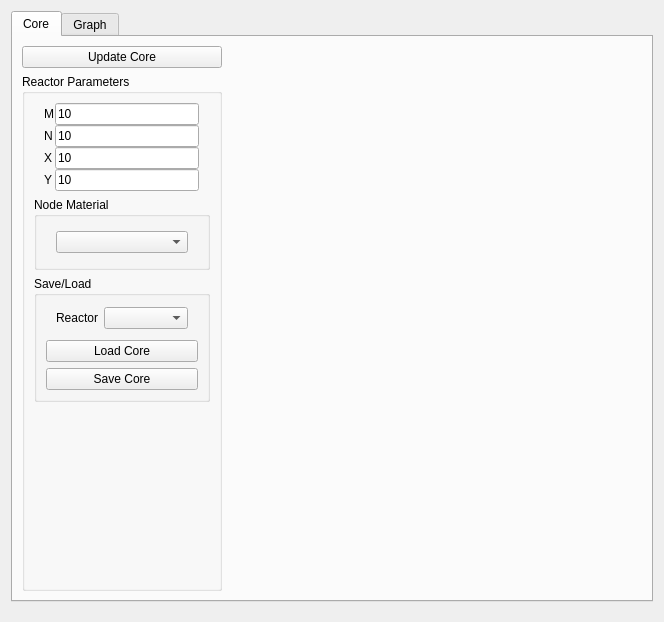
<?xml version="1.0" encoding="UTF-8"?>
<ui version="4.0">
 <class>Core</class>
 <widget class="QWidget" name="Core">
  <property name="geometry">
   <rect>
    <x>0</x>
    <y>0</y>
    <width>664</width>
    <height>622</height>
   </rect>
  </property>
  <property name="windowTitle">
   <string>Form</string>
  </property>
  <layout class="QHBoxLayout" name="horizontalLayout_5">
   <property name="bottomMargin">
    <number>20</number>
   </property>
   <item>
    <widget class="QTabWidget" name="tabWidget">
     <property name="layoutDirection">
      <enum>Qt::LeftToRight</enum>
     </property>
     <property name="currentIndex">
      <number>0</number>
     </property>
     <widget class="QWidget" name="coreTab">
      <attribute name="title">
       <string>Core</string>
      </attribute>
      <layout class="QHBoxLayout" name="horizontalLayout_4">
       <item>
        <layout class="QVBoxLayout" name="verticalLayout_3">
         <property name="sizeConstraint">
          <enum>QLayout::SetDefaultConstraint</enum>
         </property>
         <item>
          <widget class="QPushButton" name="updateCorePushButton">
           <property name="sizePolicy">
            <sizepolicy hsizetype="Preferred" vsizetype="Fixed">
             <horstretch>0</horstretch>
             <verstretch>0</verstretch>
            </sizepolicy>
           </property>
           <property name="maximumSize">
            <size>
             <width>200</width>
             <height>16777215</height>
            </size>
           </property>
           <property name="text">
            <string>Update Core</string>
           </property>
          </widget>
         </item>
         <item>
          <widget class="QGroupBox" name="groupBox">
           <property name="sizePolicy">
            <sizepolicy hsizetype="Preferred" vsizetype="Expanding">
             <horstretch>0</horstretch>
             <verstretch>0</verstretch>
            </sizepolicy>
           </property>
           <property name="maximumSize">
            <size>
             <width>200</width>
             <height>16777215</height>
            </size>
           </property>
           <property name="title">
            <string>Reactor Parameters</string>
           </property>
           <layout class="QVBoxLayout" name="verticalLayout_2">
            <item>
             <widget class="QWidget" name="sizeFormWidget" native="true">
              <property name="enabled">
               <bool>true</bool>
              </property>
              <property name="sizePolicy">
               <sizepolicy hsizetype="Preferred" vsizetype="Preferred">
                <horstretch>0</horstretch>
                <verstretch>0</verstretch>
               </sizepolicy>
              </property>
              <layout class="QFormLayout" name="formLayout">
               <property name="fieldGrowthPolicy">
                <enum>QFormLayout::AllNonFixedFieldsGrow</enum>
               </property>
               <property name="horizontalSpacing">
                <number>1</number>
               </property>
               <property name="verticalSpacing">
                <number>0</number>
               </property>
               <property name="leftMargin">
                <number>10</number>
               </property>
               <property name="topMargin">
                <number>0</number>
               </property>
               <property name="rightMargin">
                <number>11</number>
               </property>
               <property name="bottomMargin">
                <number>0</number>
               </property>
               <item row="0" column="0">
                <widget class="QLabel" name="mNodesLabel">
                 <property name="text">
                  <string>M</string>
                 </property>
                </widget>
               </item>
               <item row="0" column="1">
                <widget class="QLineEdit" name="mNodesLineEdit">
                 <property name="sizePolicy">
                  <sizepolicy hsizetype="Expanding" vsizetype="Fixed">
                   <horstretch>0</horstretch>
                   <verstretch>0</verstretch>
                  </sizepolicy>
                 </property>
                 <property name="text">
                  <string>10</string>
                 </property>
                </widget>
               </item>
               <item row="1" column="0">
                <widget class="QLabel" name="nNodesLabel">
                 <property name="text">
                  <string>N</string>
                 </property>
                </widget>
               </item>
               <item row="1" column="1">
                <widget class="QLineEdit" name="nNodesLineEdit">
                 <property name="text">
                  <string>10</string>
                 </property>
                </widget>
               </item>
               <item row="2" column="0">
                <widget class="QLabel" name="xSizeLabel">
                 <property name="text">
                  <string>X</string>
                 </property>
                </widget>
               </item>
               <item row="2" column="1">
                <widget class="QLineEdit" name="xSizeLineEdit">
                 <property name="text">
                  <string>10</string>
                 </property>
                </widget>
               </item>
               <item row="4" column="0">
                <widget class="QLabel" name="ySizeLabel">
                 <property name="text">
                  <string>Y</string>
                 </property>
                </widget>
               </item>
               <item row="4" column="1">
                <widget class="QLineEdit" name="ySizeLineEdit">
                 <property name="text">
                  <string>10</string>
                 </property>
                </widget>
               </item>
              </layout>
              <zorder>mNodesLabel</zorder>
              <zorder>xSizeLabel</zorder>
              <zorder>xSizeLineEdit</zorder>
              <zorder>ySizeLineEdit</zorder>
              <zorder>mNodesLineEdit</zorder>
              <zorder>nNodesLabel</zorder>
              <zorder>nNodesLineEdit</zorder>
              <zorder>ySizeLabel</zorder>
             </widget>
            </item>
            <item>
             <widget class="QGroupBox" name="nodeGroupBox">
              <property name="sizePolicy">
               <sizepolicy hsizetype="Preferred" vsizetype="Preferred">
                <horstretch>0</horstretch>
                <verstretch>0</verstretch>
               </sizepolicy>
              </property>
              <property name="maximumSize">
               <size>
                <width>200</width>
                <height>75</height>
               </size>
              </property>
              <property name="title">
               <string>Node Material</string>
              </property>
              <layout class="QVBoxLayout" name="verticalLayout_4">
               <item>
                <layout class="QVBoxLayout" name="verticalLayout">
                 <property name="leftMargin">
                  <number>10</number>
                 </property>
                 <property name="topMargin">
                  <number>5</number>
                 </property>
                 <property name="rightMargin">
                  <number>10</number>
                 </property>
                 <property name="bottomMargin">
                  <number>5</number>
                 </property>
                 <item>
                  <widget class="QComboBox" name="materialComboBox"/>
                 </item>
                </layout>
               </item>
              </layout>
             </widget>
            </item>
            <item>
             <widget class="QGroupBox" name="saveLoadGroupBox">
              <property name="sizePolicy">
               <sizepolicy hsizetype="Preferred" vsizetype="Preferred">
                <horstretch>0</horstretch>
                <verstretch>0</verstretch>
               </sizepolicy>
              </property>
              <property name="maximumSize">
               <size>
                <width>200</width>
                <height>16777215</height>
               </size>
              </property>
              <property name="title">
               <string>Save/Load</string>
              </property>
              <layout class="QVBoxLayout" name="verticalLayout_5">
               <item>
                <layout class="QFormLayout" name="formLayout_4">
                 <property name="fieldGrowthPolicy">
                  <enum>QFormLayout::AllNonFixedFieldsGrow</enum>
                 </property>
                 <property name="leftMargin">
                  <number>10</number>
                 </property>
                 <property name="topMargin">
                  <number>2</number>
                 </property>
                 <property name="rightMargin">
                  <number>10</number>
                 </property>
                 <property name="bottomMargin">
                  <number>5</number>
                 </property>
                 <item row="1" column="1">
                  <widget class="QComboBox" name="reactorComboBox"/>
                 </item>
                 <item row="1" column="0">
                  <widget class="QLabel" name="label">
                   <property name="text">
                    <string>Reactor</string>
                   </property>
                  </widget>
                 </item>
                </layout>
               </item>
               <item>
                <widget class="QPushButton" name="loadCorePushButton">
                 <property name="text">
                  <string>Load Core</string>
                 </property>
                </widget>
               </item>
               <item>
                <widget class="QPushButton" name="saveCorePushButton">
                 <property name="text">
                  <string>Save Core</string>
                 </property>
                </widget>
               </item>
              </layout>
             </widget>
            </item>
            <item>
             <spacer name="verticalSpacer">
              <property name="orientation">
               <enum>Qt::Vertical</enum>
              </property>
              <property name="sizeHint" stdset="0">
               <size>
                <width>20</width>
                <height>40</height>
               </size>
              </property>
             </spacer>
            </item>
           </layout>
           <zorder>label</zorder>
           <zorder>formLayoutWidget</zorder>
           <zorder>label</zorder>
           <zorder>sizeFormWidget</zorder>
           <zorder>nodeGroupBox</zorder>
           <zorder>saveLoadGroupBox</zorder>
           <zorder>verticalSpacer</zorder>
          </widget>
         </item>
        </layout>
       </item>
       <item>
        <layout class="QHBoxLayout" name="horizontalLayout_3">
         <property name="leftMargin">
          <number>2</number>
         </property>
         <property name="topMargin">
          <number>20</number>
         </property>
         <property name="bottomMargin">
          <number>20</number>
         </property>
         <item>
          <widget class="QWidget" name="coreWidget" native="true">
           <property name="sizePolicy">
            <sizepolicy hsizetype="Expanding" vsizetype="Expanding">
             <horstretch>0</horstretch>
             <verstretch>0</verstretch>
            </sizepolicy>
           </property>
           <layout class="QHBoxLayout" name="horizontalLayout"/>
          </widget>
         </item>
        </layout>
       </item>
      </layout>
     </widget>
     <widget class="QWidget" name="graphTab">
      <property name="sizePolicy">
       <sizepolicy hsizetype="Expanding" vsizetype="Expanding">
        <horstretch>0</horstretch>
        <verstretch>0</verstretch>
       </sizepolicy>
      </property>
      <property name="layoutDirection">
       <enum>Qt::LeftToRight</enum>
      </property>
      <attribute name="title">
       <string>Graph</string>
      </attribute>
      <layout class="QHBoxLayout" name="horizontalLayout_2">
       <item>
        <widget class="MplWidget" name="mplwidget" native="true">
         <property name="sizePolicy">
          <sizepolicy hsizetype="Expanding" vsizetype="Expanding">
           <horstretch>0</horstretch>
           <verstretch>0</verstretch>
          </sizepolicy>
         </property>
        </widget>
       </item>
      </layout>
     </widget>
    </widget>
   </item>
  </layout>
 </widget>
 <customwidgets>
  <customwidget>
   <class>MplWidget</class>
   <extends>QWidget</extends>
   <header>mplwidget.h</header>
   <container>1</container>
  </customwidget>
 </customwidgets>
 <resources/>
 <connections/>
</ui>
